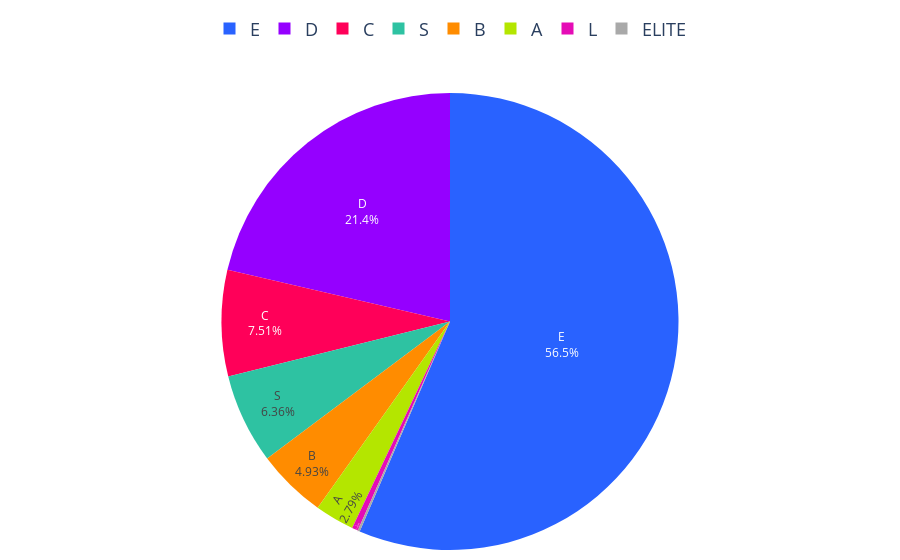

Write notebook code for a chart like this one.
### Code cell
# Datos proporcionados
colores = ['#2962ff', '#9500ff', '#ff0059', '#ff8c00', '#b4e600', '#2EC2A2', '#E50CB6', '#A9A9A9']  # Añadimos gris

porcentajes = creditos_segmentos_2023['Porcentaje']
labels = creditos_segmentos_2023['Segmento']

# Asignar un color gris para los segmentos que no tengan porcentaje
# Crear un diccionario de colores con todos los segmentos, asignando gris a los que no tienen porcentaje
colores_segmentos = {segmento: colores[i] if segmento in labels.values else '#A9A9A9' 
                     for i, segmento in enumerate(segmentos)}

# Ordenar los segmentos según el orden deseado
orden_segmentos = ["E", "D", "C", "B", "A", "S", "L", "ELITE"]

# Crear lista de colores y valores en el orden especificado
colores_ordenados = [colores_segmentos.get(segmento, '#A9A9A9') for segmento in orden_segmentos]
valores_ordenados = [porcentajes[labels == segmento].sum() if segmento in labels.values else 0 for segmento in orden_segmentos]

# Crear gráfico de pastel
fig = go.Figure(data=[go.Pie(
    labels=orden_segmentos, 
    values=valores_ordenados, 
    marker=dict(colors=colores_ordenados)
)])

# Configuración de texto dentro del gráfico
fig.update_traces(
    textinfo='percent+label',  # Mostrar porcentaje y etiquetas
    textposition='inside'     # Ubicar texto dentro de las secciones
)

# Configuración de la leyenda
fig.update_layout(
    margin=dict(l=10, r=10, t=10, b=10),  # Ajusta los márgenes
    legend=dict(                  # Personaliza la leyenda
        x=0.5,  # Posición horizontal centrada
        y=1.1,  # Posición vertical ajustada al top
        font=dict(size=18),  # Tamaño de la fuente
        xanchor='center',  # Ancla en el centro horizontal
        yanchor='bottom',  # Ancla en la parte inferior de la leyenda
        orientation='h'  # Cambiar orientación de la leyenda a horizontal
    ), autosize=True,
    xaxis=dict(tickangle=45),  # Ajusta el ángulo de los ticks en el eje X
    yaxis=dict(tickangle=45),   # Ajusta el ángulo de los ticks en el eje Y
    showlegend=True              # Mostrar la leyenda
)

# Función para exportar la gráfica como archivo HTML con configuración personalizada
def guardar_grafico_como_html(fig, nombre_archivo, carpeta='assets/graficas'):
    if not os.path.exists(carpeta):
        os.makedirs(carpeta)
    
    # Configuración para desactivar herramientas no deseadas
    config = {
        'displaylogo': False,  # Ocultar logo de Plotly
        'modeBarButtonsToRemove': [
            'toImage',       # Botón de guardar como imagen
            'resetScale2d',  # Reset de ejes (no aplica aquí, pero lo incluimos como ejemplo)
            'zoom2d',        # Botón de zoom
            'pan2d',         # Botón de desplazamiento
        ]
    }
    # Exportar el gráfico con configuración
    pio.write_html(fig, f'{carpeta}/{nombre_archivo}.html', config=config)

# Exportar el gráfico
guardar_grafico_como_html(fig, 'g_pie_dist_creditos_segmento_2023_OFICIAL', carpeta='assets/graficas')

# Mostrar el gráfico
fig.show()

### Figure 1 — Plotly figure (JSON) as saved in the notebook; plotly's stock layout.template omitted (floating-point values rounded to 4 significant figures)
{"data": [{"labels": ["E", "D", "C", "B", "A", "S", "L", "ELITE"], "marker": {"colors": ["#2962ff", "#9500ff", "#ff0059", "#ff8c00", "#b4e600", "#2EC2A2", "#E50CB6", "#A9A9A9"]}, "textinfo": "percent+label", "textposition": "inside", "type": "pie", "values": [56.47, 21.37, 7.505, 4.932, 2.788, 6.362, 0.4289, 0.143]}], "layout": {"autosize": true, "legend": {"font": {"size": 18}, "orientation": "h", "x": 0.5, "xanchor": "center", "y": 1.1, "yanchor": "bottom"}, "margin": {"b": 10, "l": 10, "r": 10, "t": 10}, "showlegend": true, "xaxis": {"tickangle": 45}, "yaxis": {"tickangle": 45}}}
